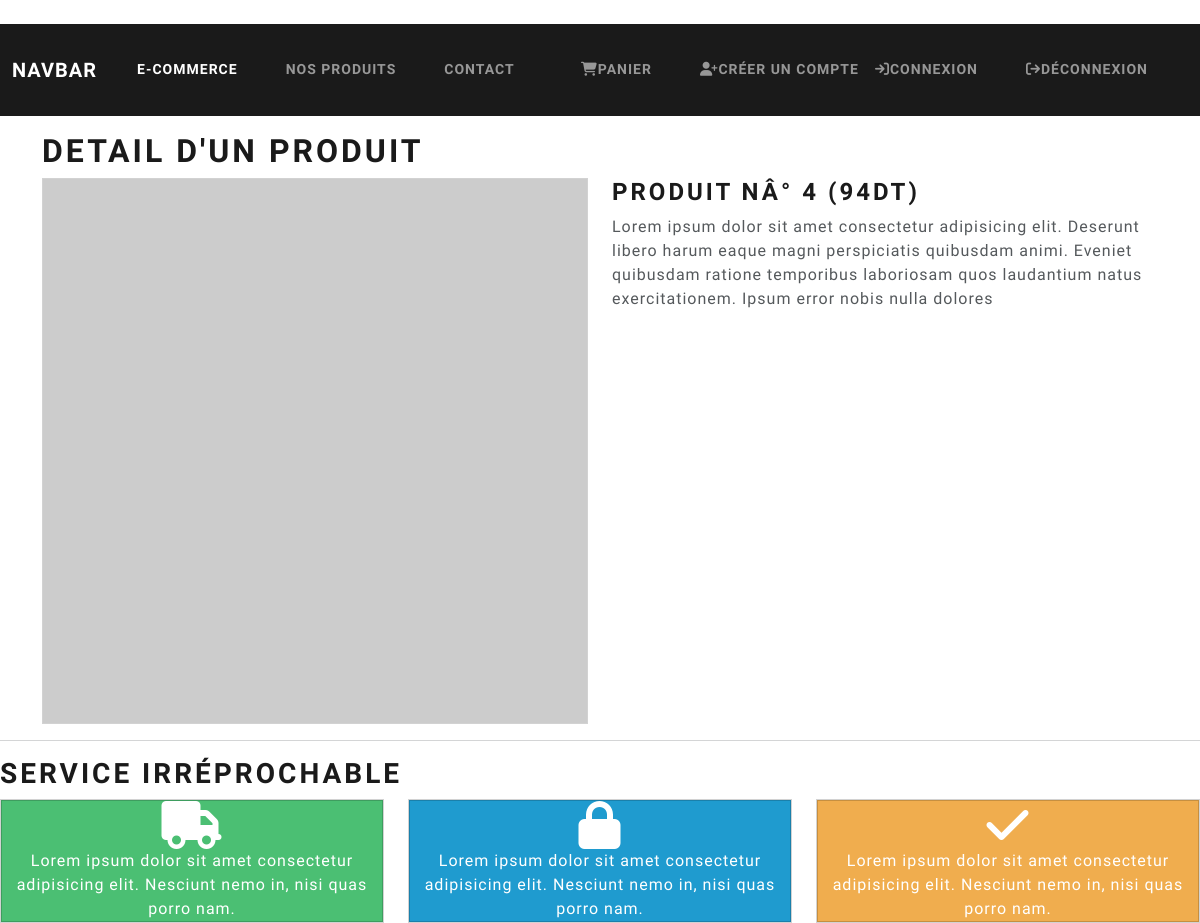
The page /controlleur/user/detail.php?id=4 on the database its author committed.
### tables this page shows
CREATE TABLE `produit` (
  `id` int(11) NOT NULL,
  `libelle` varchar(2565) NOT NULL,
  `prix` float NOT NULL,
  `qtite` int(11) NOT NULL,
  `des` text NOT NULL,
  `image` varchar(256) NOT NULL,
  `promo` tinyint(1) NOT NULL DEFAULT 0
);

### modéle/connexion.php (called while the page is built)
<?php
class connexion
{
    private $pdo;
    function __construct()
    {
        $dsn="mysql:host=localhost;dbname=ecommerce";
        $user="root";
        $pw="";
        $this->pdo=new PDO($dsn,$user,$pw);
    }
    function getConnexion() {
        return $this->pdo;
    }
}
?>

### modéle/crud_produit.php (called while the page is built, shortened)
<?php
require_once "connexion.php";
  class crud_produit{
       private $pdo;
       function __construct()
       {
        $connexion=new connexion();
        $this->pdo=$connexion->getConnexion();
       }
       function find($id){
          $sql="select * from produit where id=$id";
          $res=$this->pdo->query($sql);
          return ($res->fetch(PDO::FETCH_NUM));
       }
  }

### view/user/detail.php (the view, shortened to what this page needs)
<div class="row">
    <div class="col-6">
        <div class="card">
        <img src="<?=$produit[5]?>" class="img-fluid" alt="">
        </div>
    </div>
    <div class="col-6">
        <h3><?=$produit[1]?> (<?=$produit[3]?>DT)</h3>
        <p><?=$produit[4]?></p>
    </div>
</div>
 <?php
                include "layout.php";?>

### rows shown on the page
produit: libelle "PRODUIT NÂ° 4", qtite "94", des "Lorem ipsum dolor sit amet consectetur adipisicing elit. Deserunt libero harum eaque magni perspiciatis quibusdam animi. Eveniet quibusdam ratione temporibus laboriosam quos laudantium natus exercitationem. Ipsum error nobis nulla dolores"

### other values the page prints
$titre "DETAIL D'UN PRODUIT"
